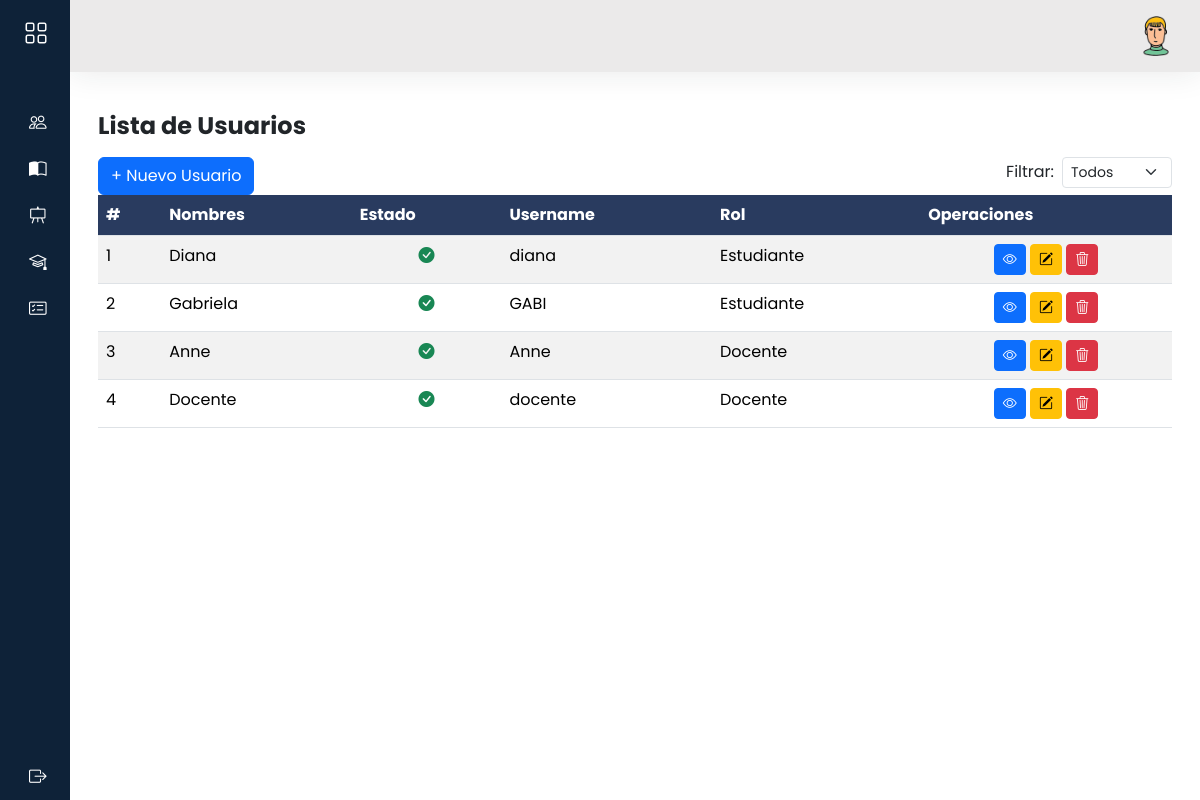
Screenshot of /usuarios/ with the database file from the repository.
### models/usuario_model.py (models this page shows, shortened)
class Usuario(db.Model, UserMixin):
    __tablename__='usuarios'
    id = db.Column(db.Integer,primary_key=True)
    nombre = db.Column(db.String(80),nullable=False)
    apellido = db.Column(db.String(100))
    email = db.Column(db.String(120), unique=True)
    username = db.Column(db.String(20),nullable=False)
    password = db.Column(db.String,nullable=False)
    activo = db.Column(db.Boolean, default=True,nullable=False)
    rol_id = db.Column(db.Integer, db.ForeignKey('rol.id'), nullable=False)
    rol = db.relationship('Rol', back_populates='usuarios')
    docentes = db.relationship('Docente', backref='usuario_rel', lazy=True, cascade='all, delete-orphan')
    estudiantes = db.relationship('Estudiante', backref='usuario_rel', lazy=True, cascade='all, delete-orphan')
    @staticmethod
    def get_all():
        return Usuario.query.all()
    def delete(self):
        db.session.delete(self)
        db.session.commit()

### models/rol_model.py (models this page shows)
class Rol(db.Model):
    __tablename__ = 'rol'
    id = db.Column(db.Integer, primary_key=True)
    nombre = db.Column(db.String(20), unique=True, nullable=False)
    usuarios = db.relationship('Usuario', back_populates='rol')
    @staticmethod
    def get_all():
        return Rol.query.all()

### controllers/usuario_controller.py (the view)
@usuario_bp.route("/")
def index():
    usuarios = Usuario.get_all()
    roles = Rol.get_all()
    return usuario_view.list(usuarios,roles)

### views/usuario_view.py (called while the page is built)
def list(usuarios,roles):
    return render_template('admi/usuarios/index.html',usuarios= usuarios,roles=roles)

### templates/admi/usuarios/index.html (shortened to what this page needs)
{% extends 'admi/baseAdmi.html' %}
{% block content %}
<h3 class="fw-bold fs-4 my-3">Lista de Usuarios
</h3>
<div class="d-flex flex-column flex-md-row justify-content-between align-items-start gap-2" >
    <a data-bs-toggle="modal" data-bs-target="#modalNuevoUsuario" class="btn btn-primary  w-md-auto">
        + Nuevo Usuario
    </a>
    <div class="d-flex align-items-center gap-2">
        <label for="filtroEstado" class="form-label mb-0">Filtrar:</label>
        <select id="filtroEstado" class="form-select form-select-sm" style="max-width: 150px;">
            <option value="">Todos</option>
        </select>
    </div>
</div>
<div class="row">
    <div class="col-12">
        <div class="table-responsive">
            <table id="mi-tabla" class="table table-striped display nowrap" style="width:100%">
                <thead>
                    <tr class="highlight">
                        <th>#</th>
                        <th>Nombres</th>
                        <th>Estado</th>
                        <th>Username</th>
                        <th>Rol</th>
                        <th>Operaciones</th>
                    </tr>
                </thead>
                <tbody>
                    {%for item in usuarios%}
                    <tr>
                        <td>{{item.id}}</td>
                        <td>{{item.nombre}}</td>
                        <td class="text-center" data-search="{{ 'activo' if item.activo else 'inactivo' }}">
                            {% if item.activo %}
                            <i class="bi bi-check-circle-fill text-success"></i>
                            {% else %}
                            <i class="bi bi-x-circle-fill text-danger"></i>
                            {% endif %}
                        </td>
                        <td>{{item.username}}</td>
                        <td>{{item.rol.nombre}}</td>
                        <td class="text-center">
                            <a data-bs-toggle="modal" data-bs-target="#modalVistaUsuario{{ item.id }}"
                                class="btn btn-primary btn-sm"><i class=" bi bi-eye"></i></a>
                            <a data-bs-toggle="modal" data-bs-target="#modalEditarUsuario{{ item.id }}"
                                class="btn btn-warning btn-sm"><i class="bi bi-pencil-square"></i></a>
                            <a class="btn btn-danger btn-sm" data-bs-toggle="modal"
                                data-bs-target="#modalConfirmarEliminar"
                                data-url="{{ url_for('usuario.delete', id=item.id) }}">
                                <i class="bi bi-trash3"></i>
                            </a>
                        </td>
                    </tr>
                    {%endfor%}
                </tbody>
            </table>
        </div>
    </div>
    {% endblock %}

### static/css/estilos.css (style rules this page uses)
body { font-family: 'Poppins', sans-serif; background: #ececec; }
::placeholder { font-size: 16px; }
a { text-decoration: none; }
.table>thead tr { color: #FFF; text-align: left; }
tr.highlight th { background-color: #293b5f !important; color: #FFF; }

### rows the page displays
Usuario: id "1", nombre "Diana", activo True (drawn), username "diana", rol.nombre "Estudiante"
Usuario: id "2", nombre "Gabriela", activo True (drawn), username "GABI", rol.nombre "Estudiante"
Usuario: id "3", nombre "Anne", activo True (drawn), username "Anne", rol.nombre "Docente"
Usuario: id "4", nombre "Docente", activo True (drawn), username "docente", rol.nombre "Docente"
